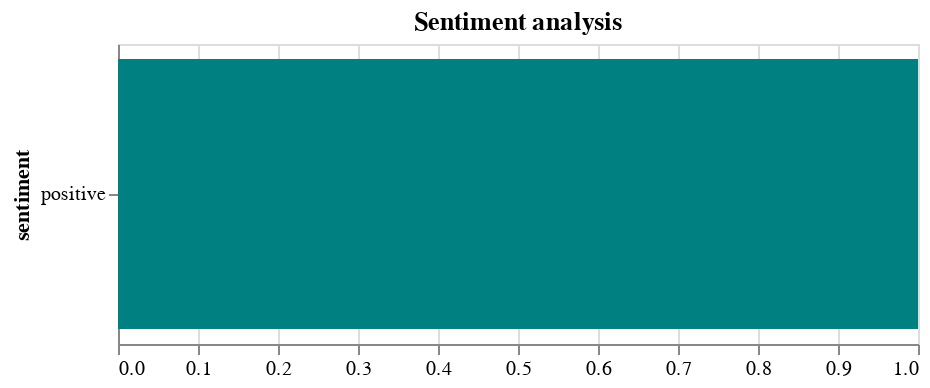

The notebook cell this image was saved under:
### Markdown cell above
### Visualize data

### Code cell
# create data to change colors in Altair plot
domain = ['neutral', 'positive', 'negative']
range_=['#b2d8d8',"#008080", '#db3d13']


alt.Chart(df).mark_bar().encode(
    x=alt.X('count()', title=None),
    y=alt.Y('sentiment', sort="-x"),
    color= alt.Color('sentiment', legend=None, scale=alt.Scale(domain=domain, range=range_))
).properties(
    title="Sentiment analysis",
    width=400,
    height=150,
)

### Figure 1 — Vega-Lite specification as saved in the notebook (floating-point values rounded to 4 significant figures; data arrays with more than 128 entries replaced by an {"elided": "..."} marker saying what was removed)
{"config": {"view": {"continuousWidth": 400, "continuousHeight": 300}}, "data": {"name": "data-2354806d14bef6baf99d2bed95f896c3"}, "mark": "bar", "encoding": {"color": {"type": "nominal", "field": "sentiment", "legend": null, "scale": {"domain": ["neutral", "positive", "negative"], "range": ["#b2d8d8", "#008080", "#db3d13"]}}, "x": {"type": "quantitative", "aggregate": "count", "title": null}, "y": {"type": "nominal", "field": "sentiment", "sort": "-x"}}, "height": 150, "title": "Sentiment analysis", "width": 400, "$schema": "https://vega.github.io/schema/vega-lite/v4.8.1.json", "datasets": {"data-2354806d14bef6baf99d2bed95f896c3": [{"Titel": "The Midterms Made State Governments Bluer", "URL": "https://fivethirtyeight.com/features/2022-governor-state-government/", "Thema": "2022 Election", "Autor": "Nathaniel Rakich", "Datum": "Nov. 17, 2022, at 6:00 AM", "Artikeltext": "Abortion bans, right-to-work laws, voting restrictions — for years, a lot of the major legislation coming out of state capitols has been conservative. But after Democrats’ clear victory in state-level elections last week, landmark liberal policies could be coming to a state near you.For the first time in years, more Americans will live in a state fully controlled by Democrats than in one fully controlled by Republicans.1 Thanks to their wins in gubernatorial or state-legislative elections, Democrats2 took complete control of three new state governments in the 2022 elections: Michigan, Minnesota and Vermont. They broke the GOP monopoly on power in Arizona and, potentially, New Hampshire.3 They also kept full control of state government in four of the five states where they were in danger of losing it. And they prevented Republicans from taking full control of North Carolina, Wisconsin and maybe even Alaska. Republicans, on the other hand, didn’t flip a single legislative chamber from blue to red. This is the first midterm election since at least 1934 that the president’s party hasn’t lost a state-legislative chamber, according to Democratic Legislative Campaign Committee President Jessica Post. And though it didn’t affect who controlled state government, Democrats flipped the Maryland and Massachusetts governorships and maybe the Pennsylvania state House.4 Democrats’ most significant win was probably Michigan. Democratic Gov. Gretchen Whitmer was reelected, and Democrats took control of the state House for the first time since 2011 and the state Senate for the first time since 1984. Democrats won the popular vote for the Michigan state House in 2012, 2014, 2018 and 2020 but fell short of a majority each time because of state-legislative maps that favored Republicans.This year, though, Michigan’s new independent redistricting commission drew legislative maps that were pretty fair. In the state Senate, Democrats won the popular vote 50 percent to 49 percent and a 20-18 majority; in the state House, they won the popular vote 51 percent to 49 percent and a 56-54 majority.The new Democratic trifecta could lead to many new progressive policies in Michigan. Democrats say they want to repeal the state law banning union membership as a condition of employment, strengthen laws against LGBT discrimination and repeal the retirement tax.In Minnesota, Democrats kept the governor’s office and state House and flipped the state Senate from red to blue, gaining complete control of state government for the first time since 2013. As a result, Democrats hope to codify abortion rights into state law and legalize marijuana. Minnesota currently has multiple small political parties whose raison d’être is marijuana legalization and often siphon votes away from Democrats. With the issue no longer on the table, the parties may fade from existence, giving Democrats a small boost in future elections.And in Vermont, Democrats and Progressives, a liberal third party, now control a supermajority of votes in the state House. They already had a supermajority in the state Senate, so they can now override vetoes from Republican Gov. Phil Scott. Last term, legislation to reduce carbon emissions and ban evictions in Burlington without “just cause” failed to pass because they didn’t have the votes to override his veto.Democrats didn’t take complete control of state government in Pennsylvania (as expected, they fell short in the state Senate). Still, they set themselves up to do so in 2024 by gaining at least 11 seats in the state House — which they are on the verge of flipping. As of Nov. 16 at 4 p.m. Eastern, Democrats had won 101 House seats, and Republicans had won 100. Control of the chamber will be determined by the outcomes of the two races that are still too close.Democrats lost total control of just one state government this year. In Nevada, Republican Joe Lombardo defeated Democratic Gov. Steve Sisolak in the gubernatorial race. But, notably, Democrats kept their grip on Colorado, Maine, New Mexico and Oregon after winning the governorship and state legislature in each. Though these aren’t new trifectas, none was guaranteed to stay in Democratic hands.Democrats also already enjoyed complete control of the Maryland and Massachusetts governments despite their Republican governors because Democrats had veto-proof majorities in the state legislature. But with the election of Maura Healey in Massachusetts and Wes Moore in Maryland, the executive branch in each state will also be Democratic-controlled. That is still important in terms of agenda-setting and implementing laws. For example, Moore has said he wants to prioritize raising the minimum wage and establishing an optional public-service year for high school graduates.In Colorado and Oregon, too, Democrats will have an easier time governing than before. Colorado Democrats gained so many seats in the state Senate that, according to the Colorado Sun’s Jesse Aaron Paul, they struggled to find enough chairs for them in the committee room where they gathered to pick their caucus’ leaders. And in Oregon, though Republicans gained seats, voters in the state passed a ballot measure that would penalize legislators for walking out of the Legislature to stop legislative business — a tactic that Republicans have used to block the Democratic agenda.Democrats’ success can also be measured by the Republican policies that will not become law due to the 2022 elections. For example, although Republicans secured a supermajority in the North Carolina state Senate, they came one seat short in the state House. That means the party will remain incapable of overriding Democratic Gov. Roy Cooper’s vetoes. If they had gotten that supermajority, Republicans may have restricted abortions and how race is taught in public schools.It’s a similar situation in Wisconsin. Republicans snagged a supermajority in the state Senate but not in the state Assembly, allowing reelected Democratic Gov. Tony Evers’s vetoes to stand. This will probably prevent Republicans from abolishing the Wisconsin Elections Commission or restructuring it in a partisan way, as they have proposed.And they’re still counting ballots in Alaska. But it looks like the state Senate and state House will be very close — increasing the odds that bipartisan coalitions will form to govern them. This unique arrangement isn’t unusual for Alaska; a coalition of Democrats, independents and moderate Republicans has controlled the state House for six years. But we likely won’t know who will wield the gavel until the legislative session starts.Those three states already had divided government, but Democrats also ended a Republican trifecta in at least one state: Arizona. Although Republicans appear to have kept control of the state Senate and state House (by one seat each!), Democratic Secretary of State Katie Hobbs was elected governor.Perhaps the most bonkers state-legislative election result of 2022 comes from New Hampshire, where Democrats are just one seat away from breaking the Republican trifecta. Based on preliminary election-night results, it appeared that Republicans had won 203 seats in the Granite State’s massive, 400-member state House. But the results in 28 districts are being recounted. And two recounts have already found that the Democrat was the rightful winner in a race Republicans had been leading, while a third resulted in a tie. As a result, Republicans now lead for only 200 seats and Democrats lead for 199 — meaning Democrats need only one more recount to go their way to break the GOP majority.5 So the next two years in the New Hampshire state House will likely be chaotic no matter what happens. Party control could even change depending on how many legislators (who, in New Hampshire, work for $100 a year, plus mileage) make it to Concord for a given session.State governments are often called the “laboratories of democracy” because they often pass ambitious or innovative policies before the federal government does. But with control of Washington, D.C., now split between Democrats and Republicans after the midterms, they could be the only places where meaningful policies are passed for the next two years.", "Tags": "2022 Election, 2022 Midterms, 2022 Governors Elections, State Legislatures, State Legislature Elections, Trifectas, State Government", "Artikeltext_lower": "abortion bans, right-to-work laws, voting restrictions — for years, a lot of the major legislation coming out of state capitols has been conservative. but after democrats’ clear victory in state-level elections last week, landmark liberal policies could be coming to a state near you.for the first time in years, more americans will live in a state fully controlled by democrats than in one fully controlled by republicans.1 thanks to their wins in gubernatorial or state-legislative elections, democrats2 took complete control of three new state governments in the 2022 elections: michigan, minnesota and vermont. they broke the gop monopoly on power in arizona and, potentially, new hampshire.3 they also kept full control of state government in four of the five states where they were in danger of losing it. and they prevented republicans from taking full control of north carolina, wisconsin and maybe even alaska. republicans, on the other hand, didn’t flip a single legislative chamber from blue to red. this is the first midterm election since at least 1934 that the president’s party hasn’t lost a state-legislative chamber, according to democratic legislative campaign committee president jessica post. and though it didn’t affect who controlled state government, democrats flipped the maryland and massachusetts governorships and maybe the pennsylvania state house.4 democrats’ most significant win was probably michigan. democratic gov. gretchen whitmer was reelected, and democrats took control of the state house for the first time since 2011 and the state senate for the first time since 1984. democrats won the popular vote for the michigan state house in 2012, 2014, 2018 and 2020 but fell short of a majority each time because of state-legislative maps that favored republicans.this year, though, michigan’s new independent redistricting commission drew legislative maps that were pretty fair. in the state senate, democrats won the popular vote 50 percent to 49 percent and a 20-18 majority; in the state house, they won the popular vote 51 percent to 49 percent and a 56-54 majority.the new democratic trifecta could lead to many new progressive policies in michigan. democrats say they want to repeal the state law banning union membership as a condition of employment, strengthen laws against lgbt discrimination and repeal the retirement tax.in minnesota, democrats kept the governor’s office and state house and flipped the state senate from red to blue, gaining complete control of state government for the first time since 2013. as a result, democrats hope to codify abortion rights into state law and legalize marijuana. minnesota currently has multiple small political parties whose raison d’être is marijuana legalization and often siphon votes away from democrats. with the issue no longer on the table, the parties may fade from existence, giving democrats a small boost in future elections.and in vermont, democrats and progressives, a liberal third party, now control a supermajority of votes in the state house. they already had a supermajority in the state senate, so they can now override vetoes from republican gov. phil scott. last term, legislation to reduce carbon emissions and ban evictions in burlington without “just cause” failed to pass because they didn’t have the votes to override his veto.democrats didn’t take complete control of state government in pennsylvania (as expected, they fell short in the state senate). still, they set themselves up to do so in 2024 by gaining at least 11 seats in the state house — which they are on the verge of flipping. as of nov. 16 at 4 p.m. eastern, democrats had won 101 house seats, and republicans had won 100. control of the chamber will be determined by the outcomes of the two races that are still too close.democrats lost total control of just one state government this year. in nevada, republican joe lombardo defeated democratic gov. steve sisolak in the gubernatorial race. but, notably, democrats kept their grip on colorado, maine, new mexico and oregon after winning the governorship and state legislature in each. though these aren’t new trifectas, none was guaranteed to stay in democratic hands.democrats also already enjoyed complete control of the maryland and massachusetts governments despite their republican governors because democrats had veto-proof majorities in the state legislature. but with the election of maura healey in massachusetts and wes moore in maryland, the executive branch in each state will also be democratic-controlled. that is still important in terms of agenda-setting and implementing laws. for example, moore has said he wants to prioritize raising the minimum wage and establishing an optional public-service year for high school graduates.in colorado and oregon, too, democrats will have an easier time governing than before. colorado democrats gained so many seats in the state senate that, according to the colorado sun’s jesse aaron paul, they struggled to find enough chairs for them in the committee room where they gathered to pick their caucus’ leaders. and in oregon, though republicans gained seats, voters in the state passed a ballot measure that would penalize legislators for walking out of the legislature to stop legislative business — a tactic that republicans have used to block the democratic agenda.democrats’ success can also be measured by the republican policies that will not become law due to the 2022 elections. for example, although republicans secured a supermajority in the north carolina state senate, they came one seat short in the state house. that means the party will remain incapable of overriding democratic gov. roy cooper’s vetoes. if they had gotten that supermajority, republicans may have restricted abortions and how race is taught in public schools.it’s a similar situation in wisconsin. republicans snagged a supermajority in the state senate but not in the state assembly, allowing reelected democratic gov. tony evers’s vetoes to stand. this will probably prevent republicans from abolishing the wisconsin elections commission or restructuring it in a partisan way, as they have proposed.and they’re still counting ballots in alaska. but it looks like the state senate and state house will be very close — increasing the odds that bipartisan coalitions will form to govern them. this unique arrangement isn’t unusual for alaska; a coalition of democrats, independents and moderate republicans has controlled the state house for six years. but we likely won’t know who will wield the gavel until the legislative session starts.those three states already had divided government, but democrats also ended a republican trifecta in at least one state: arizona. although republicans appear to have kept control of the state senate and state house (by one seat each!), democratic secretary of state katie hobbs was elected governor.perhaps the most bonkers state-legislative election result of 2022 comes from new hampshire, where democrats are just one seat away from breaking the republican trifecta. based on preliminary election-night results, it appeared that republicans had won 203 seats in the granite state’s massive, 400-member state house. but the results in 28 districts are being recounted. and two recounts have already found that the democrat was the rightful winner in a race republicans had been leading, while a third resulted in a tie. as a result, republicans now lead for only 200 seats and democrats lead for 199 — meaning democrats need only one more recount to go their way to break the gop majority.5 so the next two years in the new hampshire state house will likely be chaotic no matter what happens. party control could even change depending on how many legislators (who, in new hampshire, work for $100 a year, plus mileage) make it to concord for a given session.state governments are often called the “laboratories of democracy” because they often pass ambitious or innovative policies before the federal government does. but with control of washington, d.c., now split between democrats and republicans after the midterms, they could be the only places where meaningful policies are passed for the next two years.", "Artikeltext_token": {"elided": "1341 str values"}, "Artikeltext_token_s": {"elided": "802 str values"}, "Artikeltext_si": "abortion bans right work laws voting restrictions years lot major legislation coming state capitols conservative democrats clear victory state level elections last week landmark liberal policies could coming state near first time years americans live state fully controlled democrats one fully controlled republicans thanks wins gubernatorial state legislative elections democrats2 took complete control three new state governments 2022 elections michigan minnesota vermont broke gop monopoly power arizona potentially new hampshire also kept full control state government four five states danger losing prevented republicans taking full control north carolina wisconsin maybe even alaska republicans hand flip single legislative chamber blue red first midterm election since least 1934 president party lost state legislative chamber according democratic legislative campaign committee president jessica post though affect controlled state government democrats flipped maryland massachusetts governorships maybe pennsylvania state house democrats significant win probably michigan democratic gov gretchen whitmer reelected democrats took control state house first time since 2011 state senate first time since 1984 democrats popular vote michigan state house 2012 2014 2018 2020 fell short majority time state legislative maps favored republicans year though michigan new independent redistricting commission drew legislative maps pretty fair state senate democrats popular vote percent percent majority state house popular vote percent percent majority new democratic trifecta could lead many new progressive policies michigan democrats say want repeal state law banning union membership condition employment strengthen laws lgbt discrimination repeal retirement tax minnesota democrats kept governor office state house flipped state senate red blue gaining complete control state government first time since 2013 result democrats hope codify abortion rights state law legalize marijuana minnesota currently multiple small political parties whose raison être marijuana legalization often siphon votes away democrats issue longer table parties may fade existence giving democrats small boost future elections vermont democrats progressives liberal third party control supermajority votes state house already supermajority state senate override vetoes republican gov phil scott last term legislation reduce carbon emissions ban evictions burlington without cause failed pass votes override veto democrats take complete control state government pennsylvania expected fell short state senate still set 2024 gaining least seats state house verge flipping nov eastern democrats 101 house seats republicans 100 control chamber determined outcomes two races still close democrats lost total control one state government year nevada republican joe lombardo defeated democratic gov steve sisolak gubernatorial race notably democrats kept grip colorado maine new mexico oregon winning governorship state legislature though new trifectas none guaranteed stay democratic hands democrats also already enjoyed complete control maryland massachusetts governments despite republican governors democrats veto proof majorities state legislature election maura healey massachusetts wes moore maryland executive branch state also democratic controlled still important terms agenda setting implementing laws example moore said wants prioritize raising minimum wage establishing optional public service year high school graduates colorado oregon democrats easier time governing colorado democrats gained many seats state senate according colorado sun jesse aaron paul struggled find enough chairs committee room gathered pick caucus leaders oregon though republicans gained seats voters state passed ballot measure would penalize legislators walking legislature stop legislative business tactic republicans used block democratic agenda democrats success also measured republican policies become law due 2022 elections example although republicans secured supermajority north carolina state senate came one seat short state house means party remain incapable overriding democratic gov roy cooper vetoes gotten supermajority republicans may restricted abortions race taught public schools similar situation wisconsin republicans snagged supermajority state senate state assembly allowing reelected democratic gov tony evers vetoes stand probably prevent republicans abolishing wisconsin elections commission restructuring partisan way proposed still counting ballots alaska looks like state senate state house close increasing odds bipartisan coalitions form govern unique arrangement unusual alaska coalition democrats independents moderate republicans controlled state house six years likely know wield gavel legislative session starts three states already divided government democrats also ended republican trifecta least one state arizona although republicans appear kept control state senate state house one seat democratic secretary state katie hobbs elected governor perhaps bonkers state legislative election result 2022 comes new hampshire democrats one seat away breaking republican trifecta based preliminary election night results appeared republicans 203 seats granite state massive 400 member state house results districts recounted two recounts already found democrat rightful winner race republicans leading third resulted tie result republicans lead 200 seats democrats lead 199 meaning democrats need one recount way break gop majority next two years new hampshire state house likely chaotic matter happens party control could even change depending many legislators new hampshire work 100 year plus mileage make concord given session state governments often called laboratories democracy often pass ambitious innovative policies federal government control washington split democrats republicans midterms could places meaningful policies passed next two years", "Artikeltext_sil": "abortion bans right work laws voting restrictions years lot major legislation coming state capitols conservative democrats clear victory state level elections last week landmark liberal policies could coming state near first time years americans live state fully controlled democrats one fully controlled republicans thanks wins gubernatorial state legislative elections democrats2 took complete control three new state governments 2022 elections michigan minnesota vermont broke gop monopoly power arizona potentially new hampshire also kept full control state government four five states danger losing prevented republicans taking full control north carolina wisconsin maybe even alaska republicans hand flip single legislative chamber blue red first midterm election since least 1934 president party lost state legislative chamber according democratic legislative campaign committee president jessica post though affect controlled state government democrats flipped maryland massachusetts governorships maybe pennsylvania state house democrats significant win probably michigan democratic gov gretchen whitmer reelected democrats took control state house first time since 2011 state senate first time since 1984 democrats popular vote michigan state house 2012 2014 2018 2020 fell short majority time state legislative maps favored republicans year though michigan new independent redistricting commission drew legislative maps pretty fair state senate democrats popular vote percent percent majority state house popular vote percent percent majority new democratic trifecta could lead many new progressive policies michigan democrats say want repeal state law banning union membership condition employment strengthen laws lgbt discrimination repeal retirement tax minnesota democrats kept governor office state house flipped state senate red blue gaining complete control state government first time since 2013 result democrats hope codify abortion rights state law legalize marijuana minnesota currently multiple small political parties whose raison être marijuana legalization often siphon votes away democrats issue longer table parties may fade existence giving democrats small boost future elections vermont democrats progressives liberal third party control supermajority votes state house already supermajority state senate override vetoes republican gov phil scott last term legislation reduce carbon emissions ban evictions burlington without cause failed pass votes override veto democrats take complete control state government pennsylvania expected fell short state senate still set 2024 gaining least seats state house verge flipping nov eastern democrats 101 house seats republicans 100 control chamber determined outcomes two races still close democrats lost total control one state government year nevada republican joe lombardo defeated democratic gov steve sisolak gubernatorial race notably democrats kept grip colorado maine new mexico oregon winning governorship state legislature though new trifectas none guaranteed stay democratic hands democrats also already enjoyed complete control maryland massachusetts governments despite republican governors democrats veto proof majorities state legislature election maura healey massachusetts wes moore maryland executive branch state also democratic controlled still important terms agenda setting implementing laws example moore said wants prioritize raising minimum wage establishing optional public service year high school graduates colorado oregon democrats easier time governing colorado democrats gained many seats state senate according colorado sun jesse aaron paul struggled find enough chairs committee room gathered pick caucus leaders oregon though republicans gained seats voters state passed ballot measure would penalize legislators walking legislature stop legislative business tactic republicans used block democratic agenda democrats success also measured republican policies become law due 2022 elections example although republicans secured supermajority north carolina state senate came one seat short state house means party remain incapable overriding democratic gov roy cooper vetoes gotten supermajority republicans may restricted abortions race taught public schools similar situation wisconsin republicans snagged supermajority state senate state assembly allowing reelected democratic gov tony evers vetoes stand probably prevent republicans abolishing wisconsin elections commission restructuring partisan way proposed still counting ballots alaska looks like state senate state house close increasing odds bipartisan coalitions form govern unique arrangement unusual alaska coalition democrats independents moderate republicans controlled state house six years likely know wield gavel legislative session starts three states already divided government democrats also ended republican trifecta least one state arizona although republicans appear kept control state senate state house one seat democratic secretary state katie hobbs elected governor perhaps bonkers state legislative election result 2022 comes new hampshire democrats one seat away breaking republican trifecta based preliminary election night results appeared republicans 203 seats granite state massive 400 member state house results districts recounted two recounts already found democrat rightful winner race republicans leading third resulted tie result republicans lead 200 seats democrats lead 199 meaning democrats need one recount way break gop majority next two years new hampshire state house likely chaotic matter happens party control could even change depending many legislators new hampshire work 100 year plus mileage make concord given session state governments often called laboratories democracy often pass ambitious innovative policies federal government control washington split democrats republicans midterms could places meaningful policies passed next two years", "neg": 0.041, "neu": 0.827, "pos": 0.132, "compound": 0.9968, "sentiment": "positive"}]}}
